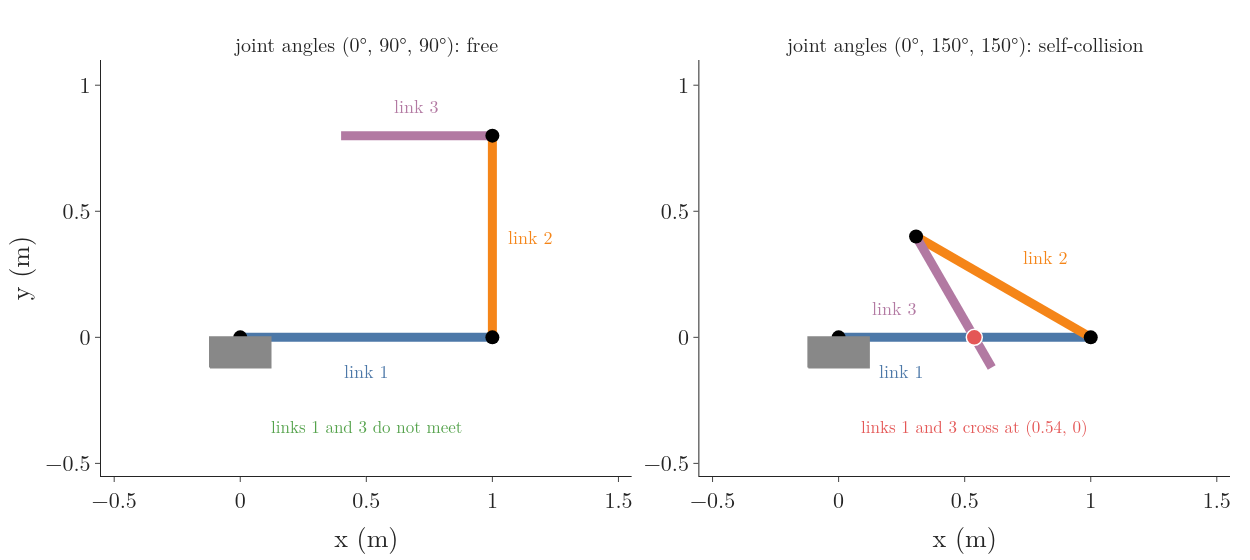

Here is the Python script that generated this plot:
"""Figure: self-collision of a planar arm with three links, 1.0 m, 0.8 m and 0.6 m long, drawn as line segments.
Links 1 and 2, and links 2 and 3, share a joint and always touch there, so only links 1 and 3 are checked.
Left: joint angles (0, 90, 90) degrees, free. Right: (0, 150, 150) degrees, link 3 folds back across link 1.
Run -> arm.png"""
from pathlib import Path

import numpy as np
import plotly.graph_objects as go
from plotly.subplots import make_subplots
from shapely.geometry import LineString

import collide as k
import drawkit as dk
from gifkit import BLUE, GREEN, ORANGE, PURPLE, RED

here = Path(__file__).parent
CFG = [(0, 90, 90), (0, 150, 150)]
assert not k.self_collides(np.radians(CFG[0])) and k.self_collides(np.radians(CFG[1]))
fig = make_subplots(rows=1, cols=2, horizontal_spacing=0.06,
                    subplot_titles=["joint angles (0°, 90°, 90°): free", "joint angles (0°, 150°, 150°): self-collision"])
for col, th in enumerate(CFG, 1):
    p = k.arm(np.radians(th))
    for i, lc in enumerate([BLUE, ORANGE, PURPLE]):
        fig.add_trace(go.Scatter(x=[p[i][0], p[i + 1][0]], y=[p[i][1], p[i + 1][1]], mode="lines",
                                 line=dict(color=lc, width=9), hoverinfo="skip"), row=1, col=col)
        mx, my = [[(0.5, -0.13), (1.15, 0.4), (0.7, 0.92)], [(0.25, -0.13), (0.82, 0.32), (0.22, 0.12)]][col - 1][i]
        fig.add_annotation(x=mx, y=my, text=f"link {i + 1}", showarrow=False, font=dict(size=18, color=lc),
                           row=1, col=col)
    fig.add_trace(go.Scatter(x=[q[0] for q in p[:3]], y=[q[1] for q in p[:3]], mode="markers",
                             marker=dict(size=14, color="black"), hoverinfo="skip"), row=1, col=col)
    fig.add_trace(go.Scatter(x=[-0.12, 0.12, 0.12, -0.12, -0.12], y=[-0.12, -0.12, 0, 0, -0.12], fill="toself",
                             mode="lines", fillcolor="#888888", line=dict(color="#888888"), hoverinfo="skip"),
                  row=1, col=col)
    hit = LineString(p[:2]).intersection(LineString(p[2:]))
    if not hit.is_empty:
        dk.point(fig, hit.x, hit.y, RED, None, size=16, row=1, col=col)
        fig.add_annotation(x=hit.x, y=-0.35, text=f"links 1 and 3 cross at ({hit.x:.2f}, 0)", showarrow=False,
                           font=dict(size=17, color=RED), row=1, col=col)
    else:
        fig.add_annotation(x=0.5, y=-0.35, text="links 1 and 3 do not meet", showarrow=False,
                           font=dict(size=17, color=GREEN), row=1, col=col)
    fig.update_xaxes(range=[-0.4, 1.4], dtick=0.5, title="x (m)", row=1, col=col)
    fig.update_yaxes(range=[-0.55, 1.1], dtick=0.5, scaleanchor="x" if col == 1 else "x2", row=1, col=col)
fig.update_yaxes(title="y (m)", row=1, col=1)
dk.layout(fig, 1250, 560, margin=dict(l=70, r=20, t=60, b=60))
fig.update_annotations(font_size=20, selector=dict(text="joint angles (0°, 90°, 90°): free"))
fig.update_annotations(font_size=20, selector=dict(text="joint angles (0°, 150°, 150°): self-collision"))
fig.write_image(here / "arm.png")
